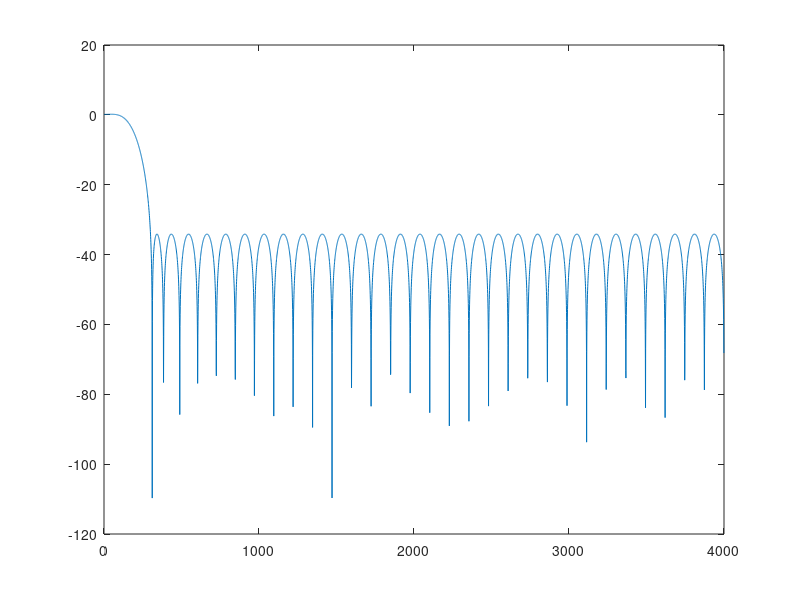

Here is the MATLAB script that generated this plot:
clear all;
clc;

N=64;
fs=8000;

h=firpm(N-1,[0 100 300 4000]/fs*2,[1 1 0 0]);
[H,f]=freqz(h,1,5000,fs);
plot(f,20*log10(abs(H)));

file=fopen('coeffs.dat','w');
fprintf(file,'%d,\n',int32(h*(2^15-1)));
fclose(file);
